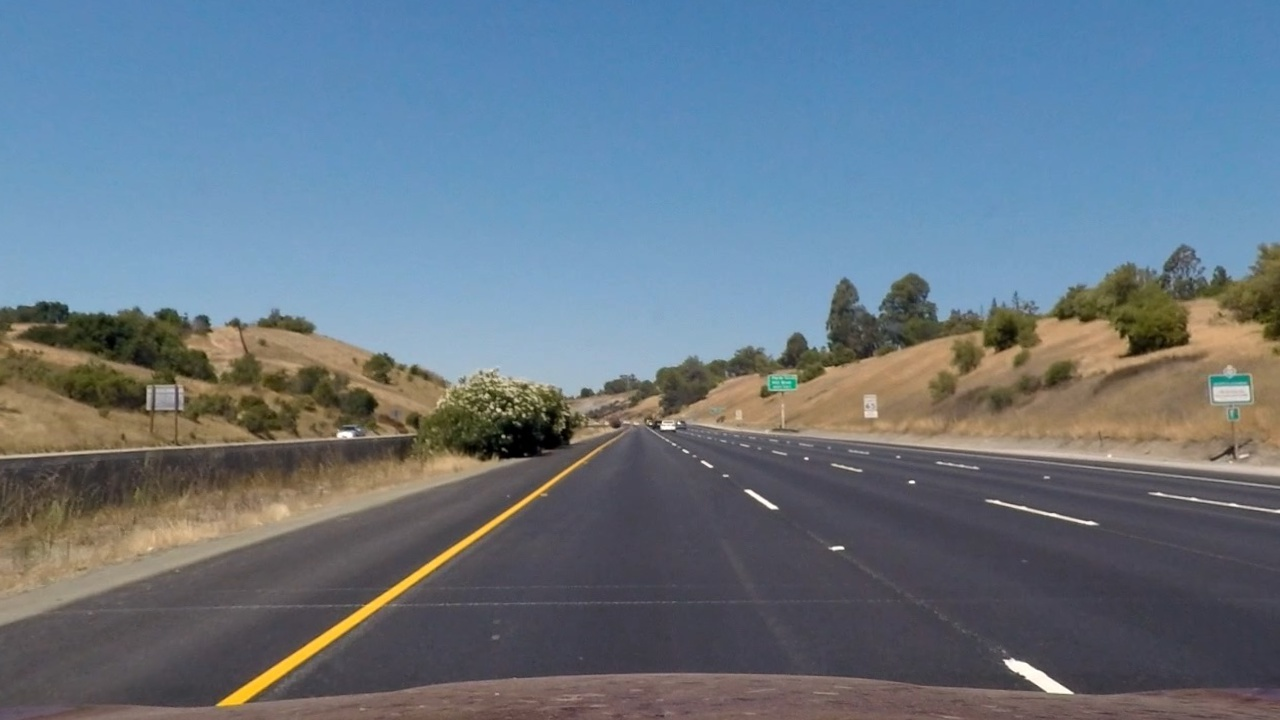
#> input picture output_images/straight_lines1_undistort.jpg, 1280 x 720 px
$ python 02-perspective_transform_testing.py
#> lines starting #> are read from the running program, lines starting #| are printed output that depends on the picture; after the words box and inside, x2 and y2 are one past the last pixel; in counts of white or black regions, pixels touching at a corner belong together
import pickle
import numpy as np
import glob
import cv2
import matplotlib.pyplot as plt
import matplotlib.image as mpimg
import os

tf_img = cv2.imread('output_images/straight_lines1_undistort.jpg')
#> tf_img is the input picture: shape (720, 1280, 3); mean B, G, R 131.6, 118.3, 103.6

height, width = tf_img.shape[:2]
#> height = 720; width = 1280

src = np.float32([(722, 470),
                  (1110, 720),
                  (220, 720),
                  (570, 470)])

dst = np.float32([(920, 100),
                  (920, 720),
                  (320, 720),
                  (320, 100)])

# dst = np.float32([(1000, 430),
#                  (1000, 690),
#                  (250,  690),
#                  (250,  430)])

# Plot our source transform using OpenCV polylines function
# https://docs.opencv.org/3.1.0/dc/da5/tutorial_py_drawing_functions.html
pts = src.astype(np.int32)
pts = pts.reshape((-1, 1, 2))

cv2.polylines(tf_img, [pts], True, (255, 255, 0), thickness=3)
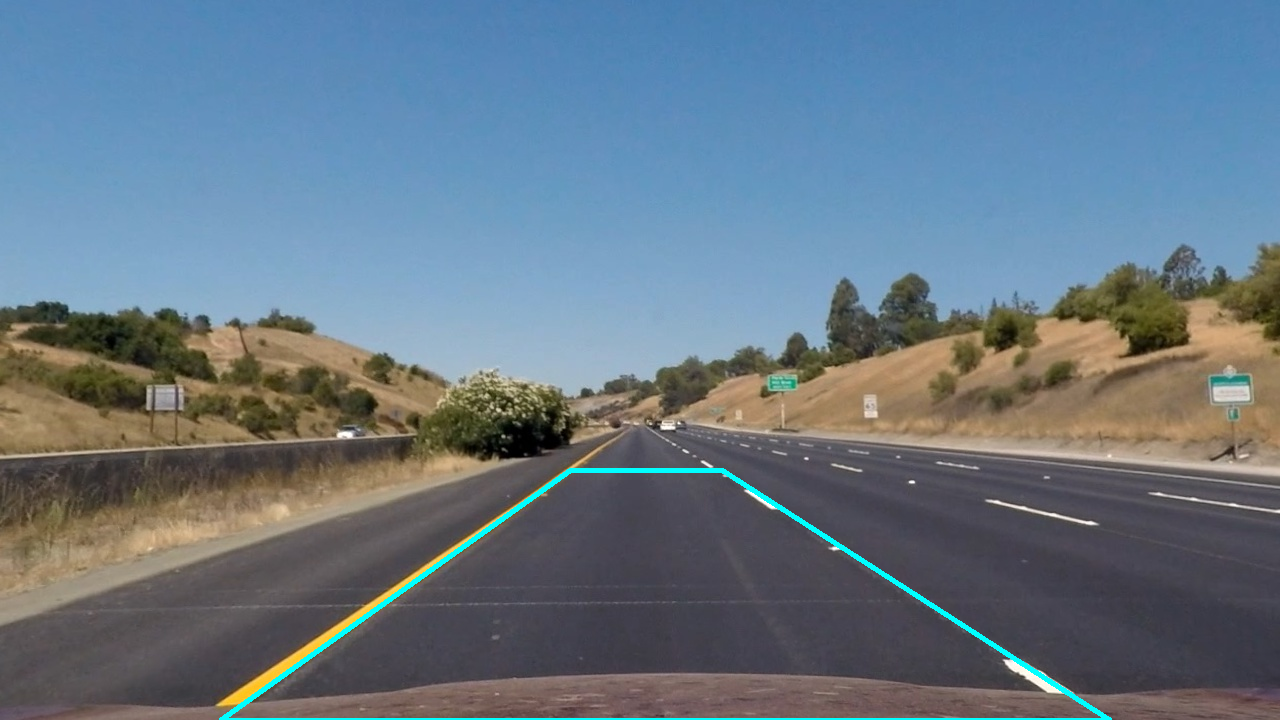
#> tf_img: shape (720, 1280, 3); 0.77% of pixels changed, all inside (x1, y1, x2, y2) = (219, 468, 1112, 720)
plt.imshow(cv2.cvtColor(tf_img, cv2.COLOR_BGR2RGB))
plt.title('Source Transform')

M = cv2.getPerspectiveTransform(src, dst)
M_inv = cv2.getPerspectiveTransform(dst, src)
img_size = (tf_img.shape[1], tf_img.shape[0])
#> img_size = (1280, 720)

warped = cv2.warpPerspective(tf_img, M, (width, height), flags=cv2.INTER_LINEAR)
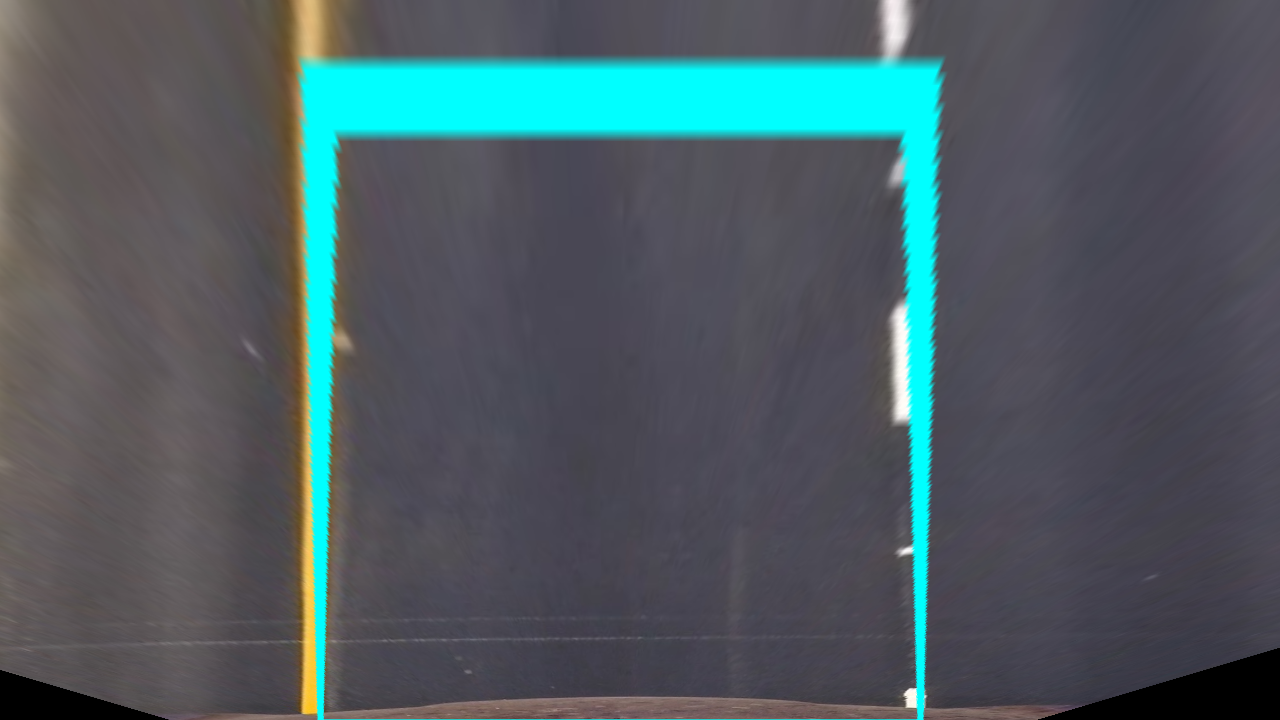
#> warped: shape (720, 1280, 3); mean B, G, R 97.7, 92, 76.3

f, (ax1, ax2) = plt.subplots(1, 2, figsize=(10, 7))
f.tight_layout()
ax1.imshow(cv2.cvtColor(tf_img, cv2.COLOR_BGR2RGB))
ax1.plot(920, 100, 'x', color='red')
print(dst[1])
ax1.plot(dst[1], 'x', color='red')
ax1.set_title('Original Image')
ax2.imshow(warped, cmap='gray')
ax2.set_title('Warped Image')
plt.subplots_adjust(left=0., right=1, top=0.9, bottom=0.)
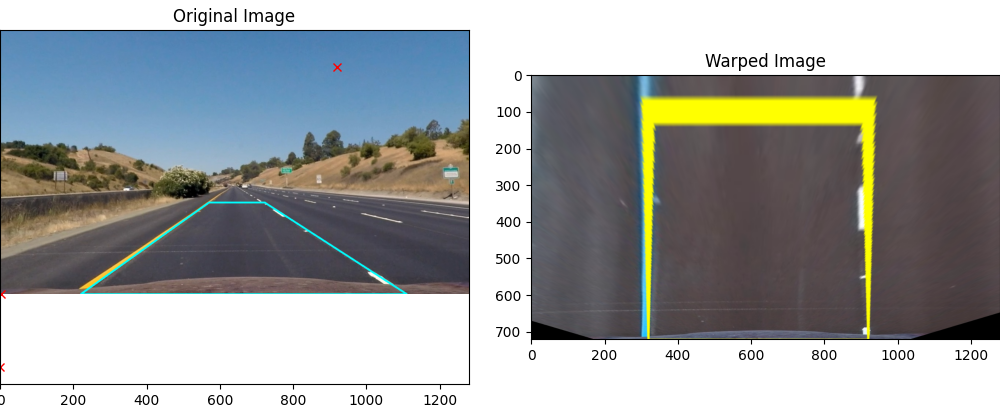
#> figure drawn by matplotlib, 2 panels; B, G, R data is drawn as R, G, B

$ run again, with output_images/3a_distortion_correction.jpg copied over output_images/straight_lines1_undistort.jpg
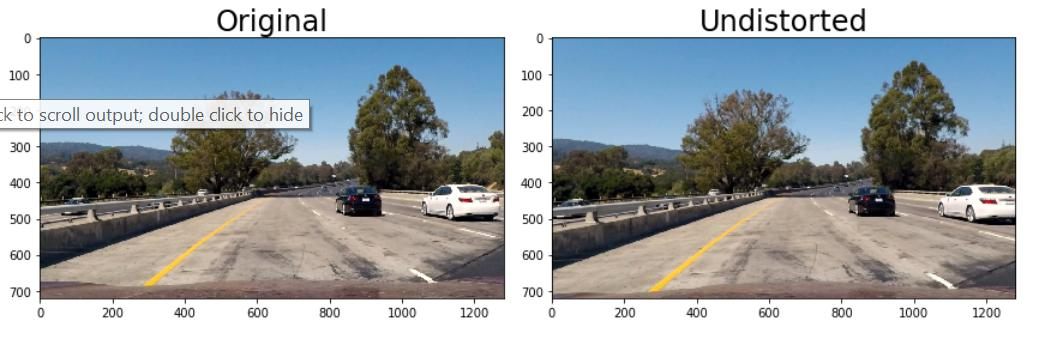
#> input picture output_images/3a_distortion_correction.jpg, 1047 x 340 px
#> tf_img is the input picture: shape (340, 1047, 3); mean B, G, R 170.1, 166.3, 159.7
#> warped: shape (340, 1047, 3); every value is 0
#> `plt.subplots_adjust(left=0., right=1, top=0.9, bottom=0.)`:
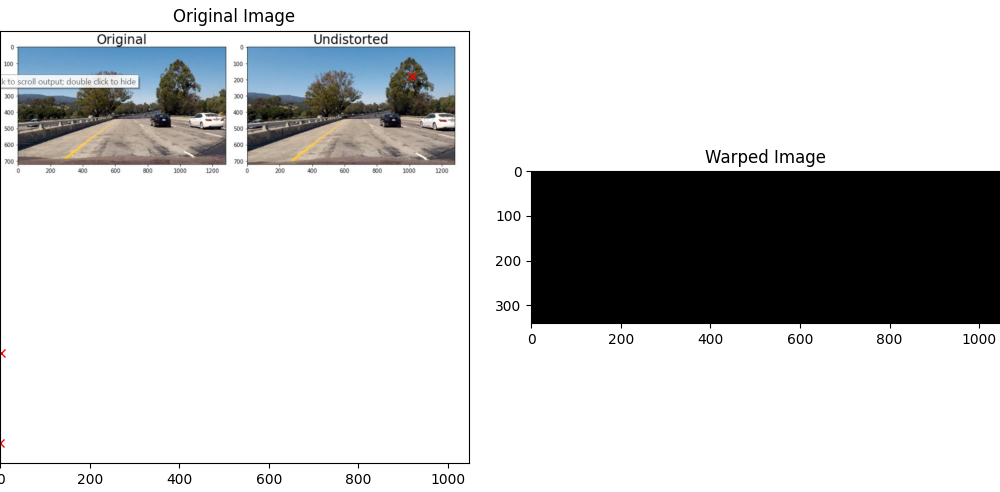
#> figure drawn by matplotlib, 2 panels

$ run again, with output_images/3c_perspective_transform-01.jpg copied over output_images/straight_lines1_undistort.jpg
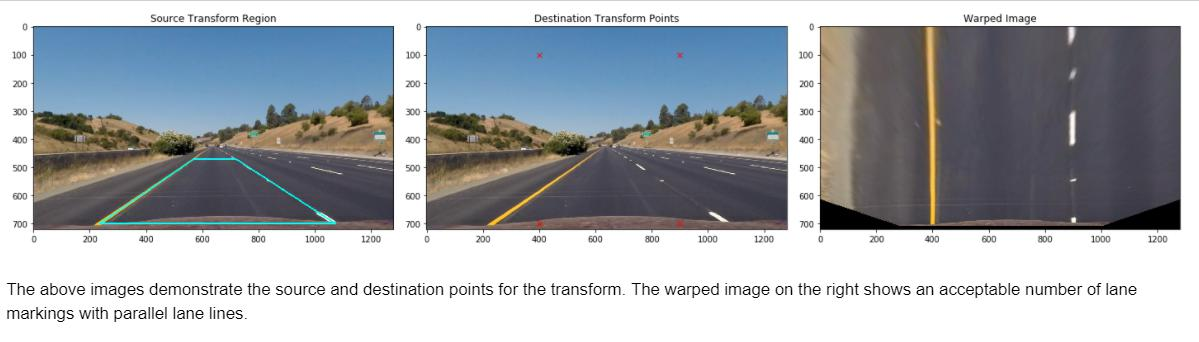
#> input picture output_images/3c_perspective_transform-01.jpg, 1199 x 342 px
#> tf_img is the input picture: shape (342, 1199, 3); mean B, G, R 175.9, 170.7, 165.9
#> warped: shape (342, 1199, 3); every value is 0
#> `plt.subplots_adjust(left=0., right=1, top=0.9, bottom=0.)`:
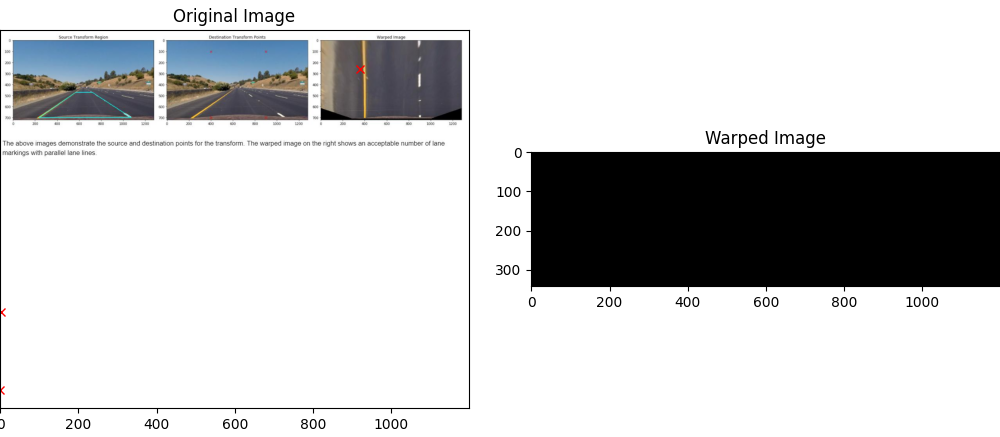
#> figure drawn by matplotlib, 2 panels

$ run again, with output_images/3c_perspective_transform-02.jpg copied over output_images/straight_lines1_undistort.jpg
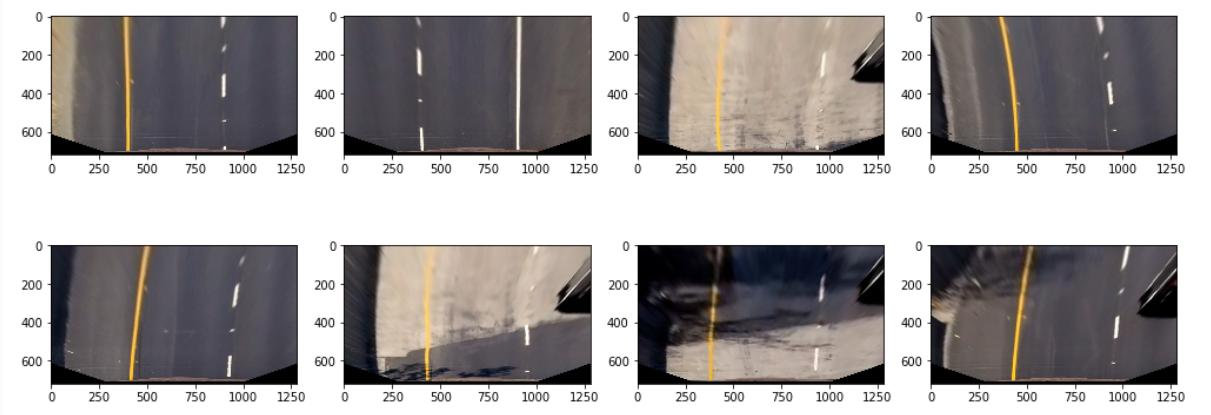
#> input picture output_images/3c_perspective_transform-02.jpg, 1211 x 415 px
#> tf_img is the input picture: shape (415, 1211, 3); mean B, G, R 160.7, 160.9, 164.7
#> warped: shape (415, 1211, 3); every value is 0
#> `plt.subplots_adjust(left=0., right=1, top=0.9, bottom=0.)`:
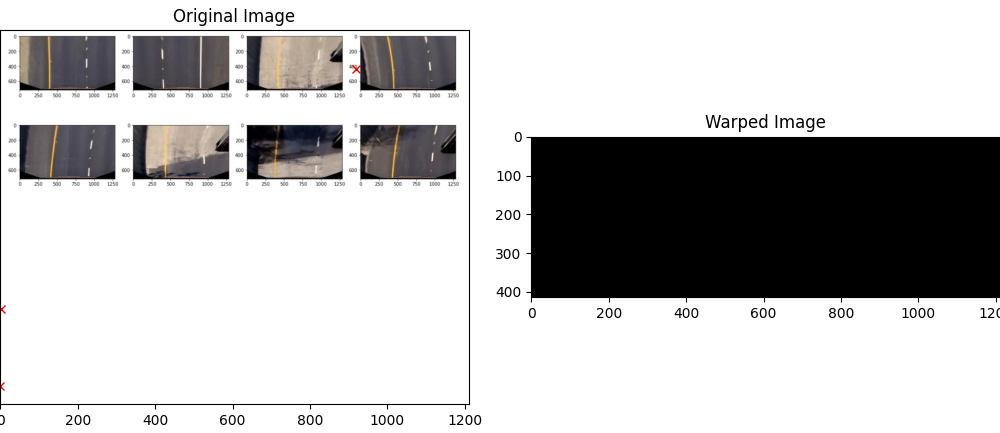
#> figure drawn by matplotlib, 2 panels
